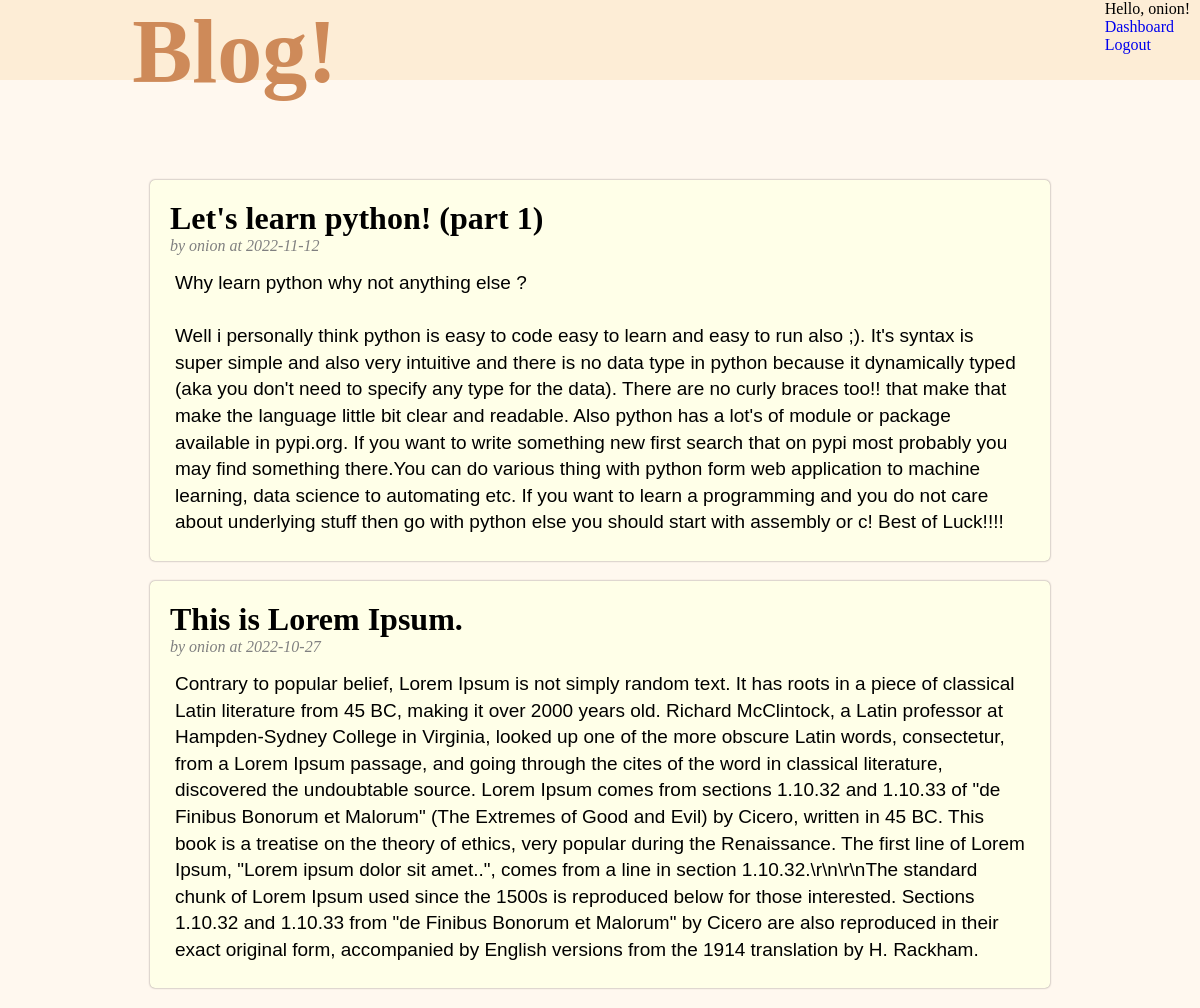
The page / (signed in) on the database its author committed.
### tables this page shows
CREATE TABLE posts(
id INTEGER PRIMARY KEY AUTOINCREMENT,
title TEXT NOT NULL,
description TEXT,
author TEXT NOT NULL,
date DATETIME DEFAULT CURRENT_TIMESTAMP
);

### app.py (the view)
@app.route('/')
def index():
	posts = model.fetch_post()
	return render_template('index.html', title='Home', active=session.get('loged_in', None), uname=session.get('username', None), posts=posts)

### model.py (called while the page is built)
def db_connect():
	conn = sqlite3.connect('database.db')
	return conn

def fetch_post():
	conn = db_connect()
	d={}
	flag=None
	try:
		conn.row_factory = sqlite3.Row
		d = conn.execute(f"SELECT id, title, description, author, date FROM posts order by date DESC").fetchall()
	except:
		flag=True
	conn.close()
	if flag == None:
		return d
	return None

### templates/index.html (shortened to what this page needs)
{% extends 'layout.html' %}
	{% block content %}
		<div id="content">
			<div id="header_name">
				<h1>Blog!</h1>
			</div>
			{% if active %}
				<div id="active">
						<span>Hello, {{uname}}!</span>
					<div id="dash">
						<a href="{{url_for('change', to=0)}}">Dashboard</a>
					</div>
					<div id="out">
						<a href="{{ url_for('logout') }}">Logout</a>
					</div>
				</div>
			{% else %}
			<div id="login_bar">
				<a href="{{ url_for('login') }}"> Login </a>
			</div>
			{% endif %}
		</div>
		<div id="body_content">
			<div id="post_content">
				{% for post in posts %}
				<div id="body-post">
					<div id="p-title">
						<h1>{{ post['title'] }}</h1>
					</div>
					<div id="autor">
						<p>by {{ post['author'] }} at {{ post['date'].split()[0] }}</p>
					</div>
					<div id="p-content">
						{% autoescape false %}
						<p>
							{{ post['description'] }}
						</p>
						{% endautoescape %}
					</div>
				</div>
				{% endfor %}
			</div>
		</div>
	{% endblock %}

### static/css/style.css (style rules this page uses)
* { margin:0px; }
body { background: #fff8ef; }
#content { display:inline-flex; height: 80px; width: 100%; background: #fdedd6; color: black; }
#header_name { width: 70%; height:100%; margin: 0px auto; }
#header_name h1 { color:#ce8a59; font-size: 90px; }
#body_content { width: 75%; margin: 0px auto; margin-top: 0px; margin-top: 0px; margin-top: 100; }
#active { margin-right:10px; }
#body-post { padding: 20px; margin-bottom: 20px; background: #ffffe8; box-shadow: 0px 0px 2px #847979; border-radius: 5px; }
#p-content { font-family: arial; padding: 5px; margin-top: 10px; }
#p-content p { font-size: 19px; line-height: 1.4; }
#autor { font-style:italic; color: gray; }
a { text-decoration: none; }

### rows shown on the page
posts: title "Let's learn python! (part 1)", author "onion", date "2022-11-12", description "Why learn python why not anything else ? Well i personally think python is easy to code easy to learn and easy to run also ;). It's syntax is super simple and also very intuitive and there is no data type in python because it dynamically typed (aka you don't need to specify any type for the data). There are no curly braces too!! that make that make the language little bit clear and readable. Also python has a lot's of module or package available in pypi.org. If you want to write something new first search that on pypi most probably you may find something there.You can do various thing with python form web application to machine learning, data science to automating etc. If you want to learn…"
posts: title "This is Lorem Ipsum.", author "onion", date "2022-10-27", description "Contrary to popular belief, Lorem Ipsum is not simply random text. It has roots in a piece of classical Latin literature from 45 BC, making it over 2000 years old. Richard McClintock, a Latin professor at Hampden-Sydney College in Virginia, looked up one of the more obscure Latin words, consectetur, from a Lorem Ipsum passage, and going through the cites of the word in classical literature, discovered the undoubtable source. Lorem Ipsum comes from sections 1.10.32 and 1.10.33 of \"de Finibus Bonorum et Malorum\" (The Extremes of Good and Evil) by Cicero, written in 45 BC. This book is a treatise on the theory of ethics, very popular during the Renaissance. The first line of Lorem Ipsum,…"

### other values the page prints
{{ uname }} "onion"
